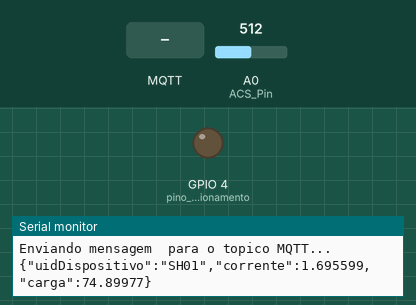
Recording of a sketch running on a simulated ESP8266 (NodeMCU). Shown: output pins drawn as LEDs (lit = HIGH), the last lines printed to the serial monitor. The test bench sets the inputs (shaded band); at power-on: A0 (ACS_Pin) = 512. WiFi joins after 1.5 s; servers stay silent unless stated; storage starts empty; EEPROM starts erased; no MQTT or app messages arrive unless stated.

Above: at 2.7 s.
2.8 s: MQTT message "liga" arrives on the first subscribed topic
At 4.0 s:
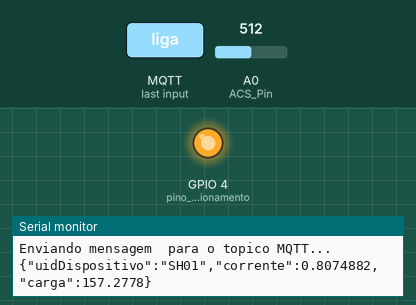
4.3 s: MQTT message "desliga" arrives on the first subscribed topic
At 5.4 s:
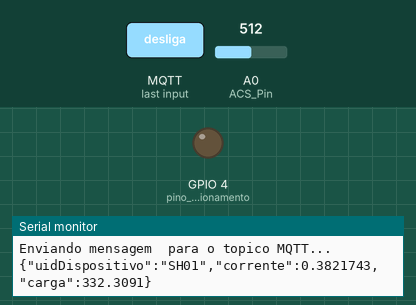
Timing chart, 0 to 7.3 s (numbered marks = the images above; inputs shaded):
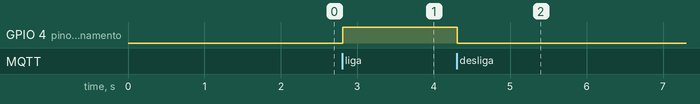

Measured:
- after the input at 2.8 s, GPIO 4 (pino_acionamento): LOW → HIGH at once
- after the input at 4.3 s, GPIO 4 (pino_acionamento): HIGH → LOW at once

The sketch:

sistemaMonitoramento.ino
```cpp
/*
    Projeto: TCC - Smart Home
    Autor: Lucas de Oliveira Pereira
    Nome: Arquivo .ino referente ao sistema presente no microcontrolador ESP8266
    Descrição: código fonte do hardware referente ao sistema de controle e monitoramento elaborado para o trabalho de
    conclusão de curso de Engenharia Eletrônica para a Universidade Tecnológica Federal do Paraná
    Campus Campo Mourão.

*/

#include <FS.h>
#include <ESP8266WiFi.h> //https://github.com/esp8266/Arduino
#include <DNSServer.h>
#include <ESP8266WebServer.h>
#include <WiFiManager.h>  //https://github.com/lucsoliveira/WifiManager-PT-BR-ESP8266-
#include <ArduinoJson.h>  //https://github.com/bblanchon/ArduinoJson
#include <PubSubClient.h> //https://github.com/knolleary/pubsubclient
#include <EEPROM.h>
#include <Filters.h> //Necessária para o calculo RMS dos valores ADC

#define DEBUG                 //Se descomentar esta linha vai habilitar a 'impressão' na porta serial
#define uidDispositivo "SH01" //Tópico SUB MQTT

//MQTT
#define servidor_mqtt "192.168.0.187" //URL do servidor MQTT
#define servidor_mqtt_porta "21494"   //Porta do servidor (a mesma deve ser informada na variável abaixo)
#define servidor_mqtt_usuario "tcc2"  //Usuário
#define servidor_mqtt_senha "tcc2"    //Senha

#define mqtt_topico_sub "SH01/pincmd"    //Tópico SUB MQTT
#define mqtt_topico_pub_sync "SH01/sync" //Tópico PUB SYNC MQTT
#define mqtt_topico_pub "SH01/corrente"  //Tópico PUB MQTT

//Declaração do pino que será utilizado e a memória alocada para armazenar o status deste pino na EEPROM
#define memoria_alocada 4 //Define o quanto sera alocado na EEPROM

//Declaração dos pinos ADC e Saida Digital
#define pino_acionamento 4 //Pino que executara a acao dado no topico SUB

/* Sensor de Corrente */
#define ACS_Pin A0 //Sensor data pin on A0 analog input

float ACS_Value; //Here we keep the raw data valuess
int tensaoTeste = 127;

float frequenciaTeste = 60;
float windowLength = 40.0 / frequenciaTeste; // how long to average the signal, for statistist
float ruido = 0.065;                         // ajustado sem carga
float calibracao = 0.02243902439024390244;    //obtido em comparacao com o ferro de solda e o amperimetro, outro numero com bons resultados: 0.0215726458850178

//Veirifar a que melhor funcione no dispositivo:
//c1 = 0.0215726458850178
//c2 = 0.02243902439024390244
//c3 = 0,02356818181818181818
//c4 = 0,02556818181818181818

float Amps_TRMS; // estimativa da corrente atual
float carga;     //em Ohms

unsigned long startMillis;          //some global variables available anywhere in the program
unsigned long startMillisEnvioMQTT; //some global variables available anywhere in the program

unsigned long currentMillis, currentMillisEnvioMQTT;
const unsigned long period = 1000;   //the value is a number of milliseconds
unsigned long tempoDeAmostra = 1000; // em milliseconds
unsigned long anteriorMillis = 0;
RunningStatistics inputStats;
/* Sensor de Amostra */

/* Instâncias Wifi e MQTT */
WiFiClient espClient;
PubSubClient client(espClient);
/* Fim Insntâncias */

/* Outras configurações */
uint8_t statusAnt = 0;      //Variável que armazenará o status do pino que foi gravado anteriormente na EEPROM
bool precisaSalvar = false; //Flag para salvar os dados
const int delayPublicacao = 1000;

/* Fim outras configurações */

//Função para imprimir na porta serial
void imprimirSerial(bool linha, String mensagem)
{
#ifdef DEBUG
  if (linha)
  {
    Serial.println(mensagem);
  }
  else
  {
    Serial.print(mensagem);
  }
#endif
}

//Função de retorno para notificar sobre a necessidade de salvar as configurações
void precisaSalvarCallback()
{
  imprimirSerial(true, "As configuracoes tem que ser salvas.");
  precisaSalvar = true;
}

//Função que reconecta ao servidor MQTT
void reconectar()
{
  //Repete até conectar
  while (!client.connected())
  {
    imprimirSerial(false, "Tentando conectar ao servidor MQTT...");
    bool conectado = strlen(servidor_mqtt_usuario) > 0 ? client.connect("SH01Client", servidor_mqtt_usuario, servidor_mqtt_senha) : client.connect("SH01Client");
    if (conectado)
    {
      imprimirSerial(true, "Conectado!");
      //Subscreve para monitorar os comandos recebidos
      client.subscribe(mqtt_topico_sub, 1); //QoS 1
    }
    else
    {
      imprimirSerial(false, "Falhou ao tentar conectar. Codigo: ");
      imprimirSerial(false, String(client.state()).c_str());
      imprimirSerial(true, " tentando novamente em 2 segundos");
      //Aguarda 2 segundos para tentar novamente
      delay(2000);
    }
  }
}

//Função que verifica qual foi o último status do pino antes do ESP ser desligado
void lerStatusAnteriorPino()
{
  EEPROM.begin(memoria_alocada); //Aloca o espaco definido na memoria
  statusAnt = EEPROM.read(0);    //Le o valor armazenado na EEPROM e passa para a variável "statusAnt"
  if (statusAnt > 1)
  {
    statusAnt = 0; //Provavelmente é a primeira leitura da EEPROM, passando o valor padrão para o pino.
    EEPROM.write(0, statusAnt);
  }
  digitalWrite(pino_acionamento, statusAnt);
  EEPROM.end();
}

//Função que grava status do pino na EEPROM
void gravarStatusPino(uint8_t statusPino)
{
  EEPROM.begin(memoria_alocada);
  EEPROM.write(0, statusPino);
  EEPROM.end();
}

//Função que será chamada ao receber mensagem do servidor MQTT
void retorno(char *topico, byte *mensagem, unsigned int tamanho)
{
  //Convertendo a mensagem recebida para string
  mensagem[tamanho] = '\0';
  String strMensagem = String((char *)mensagem);
  strMensagem.toLowerCase();
  //float f = s.toFloat();

  imprimirSerial(false, "Mensagem recebida! Topico: ");
  imprimirSerial(false, topico);
  imprimirSerial(false, ". Tamanho: ");
  imprimirSerial(false, String(tamanho).c_str());
  imprimirSerial(false, ". Mensagem: ");
  imprimirSerial(true, strMensagem);

  //Executando o comando solicitado
  imprimirSerial(false, "Status do pino antes de processar o comando: ");
  imprimirSerial(true, String(digitalRead(pino_acionamento)).c_str());

  if (strMensagem == "liga")
  {

    imprimirSerial(true, "Colocando o pino em stado ALTO...");
    digitalWrite(pino_acionamento, HIGH);
    gravarStatusPino(HIGH);
  }

  if (strMensagem == "desliga")
  {
    imprimirSerial(true, "Colocando o pino em stado BAIXO...");
    digitalWrite(pino_acionamento, LOW);
    gravarStatusPino(LOW);
  }

  imprimirSerial(false, "Status do pino depois de processar o comando: ");
  imprimirSerial(true, String(digitalRead(pino_acionamento)).c_str());

  //chama a API de update Sync
  StaticJsonBuffer<300> JSONbuffer;
  JsonObject &JSONencoder = JSONbuffer.createObject();
  JSONencoder["uidDispositivo"] = uidDispositivo;
  JSONencoder["sync"] = 1;

  //client.publish(mqtt_topico_pub, s);

  char JSONmessageBuffer[100];
  JSONencoder.printTo(JSONmessageBuffer, sizeof(JSONmessageBuffer));

  if (client.publish(mqtt_topico_pub_sync, JSONmessageBuffer) == true)
  {
    Serial.println("Publicação postada no tópico.");
  }
  else
  {
    Serial.println("Erro ao enviar mensagem.");
  }

  delay(50);
}

void setup()
{

#ifdef DEBUG
  Serial.begin(9600);
#endif

  imprimirSerial(true, "...");

  //Formatando a memória interna
  //(descomente a linha abaixo enquanto estiver testando e comente ou apague quando estiver pronto)
  //SPIFFS.format();

  pinMode(pino_acionamento, OUTPUT);
  pinMode(ACS_Pin, INPUT); //Define the pin mode

  Serial.begin(115200);
  delay(10);

  Serial.println(F("Init...."));

  //Iniciando o SPIFSS (SPI Flash File System)
  imprimirSerial(true, "Iniciando o SPIFSS (SPI Flash File System)");
  if (SPIFFS.begin())
  {
    imprimirSerial(true, "Sistema de arquivos SPIFSS montado!");
    if (SPIFFS.exists("/config.json"))
    {
      //Arquivo de configuração existe e será lido.
      imprimirSerial(true, "Abrindo o arquivo de configuracao...");
      File configFile = SPIFFS.open("/config.json", "r");
      if (configFile)
      {
        imprimirSerial(true, "Arquivo de configuracao aberto.");
        size_t size = configFile.size();

        //Alocando um buffer para armazenar o conteúdo do arquivo.
        std::unique_ptr<char[]> buf(new char[size]);

        configFile.readBytes(buf.get(), size);
        DynamicJsonBuffer jsonBuffer;
        JsonObject &json = jsonBuffer.parseObject(buf.get());
        json.printTo(Serial);
        if (json.success())
        {
          //Copiando as variáveis salvas previamente no aquivo json para a memória do ESP.
          imprimirSerial(true, "arquivo json analisado.");
          strcpy(servidor_mqtt, json["servidor_mqtt"]);
          strcpy(servidor_mqtt_porta, json["servidor_mqtt_porta"]);
          strcpy(servidor_mqtt_usuario, json["servidor_mqtt_usuario"]);
          strcpy(servidor_mqtt_senha, json["servidor_mqtt_senha"]);
          strcpy(mqtt_topico_sub, json["mqtt_topico_sub"]);
        }
        else
        {
          imprimirSerial(true, "Falha ao ler as configuracoes do arquivo json.");
        }
      }
    }
  }
  else
  {
    imprimirSerial(true, "Falha ao montar o sistema de arquivos SPIFSS.");
  }
  /* FIM SPIFSS */

  //Parâmetros para configuração do MQTT
  WiFiManagerParameter custom_mqtt_server("server", "Servidor MQTT", servidor_mqtt, 40);
  WiFiManagerParameter custom_mqtt_port("port", "Porta", servidor_mqtt_porta, 6);
  WiFiManagerParameter custom_mqtt_user("user", "Usuario", servidor_mqtt_usuario, 20);
  WiFiManagerParameter custom_mqtt_pass("pass", "Senha", servidor_mqtt_senha, 20);
  WiFiManagerParameter custom_mqtt_topic_sub("topic_sub", "Topico para subscrever", mqtt_topico_sub, 30);

  WiFiManager wifiManager;

  //Descomente as linhas abaixo caso seja necessário resetar as configurações de Rede do ESP8266
  /*
  wifiManager.resetSettings();
  ESP.eraseConfig();
  */

  //Definindo a função que informará a necessidade de salvar as configurações
  wifiManager.setSaveConfigCallback(precisaSalvarCallback);

  //Adicionando os parâmetros para conectar ao servidor MQTT
  wifiManager.addParameter(&custom_mqtt_server);
  wifiManager.addParameter(&custom_mqtt_port);
  wifiManager.addParameter(&custom_mqtt_user);
  wifiManager.addParameter(&custom_mqtt_pass);
  wifiManager.addParameter(&custom_mqtt_topic_sub);

  /*
   Busca a wifi salva na memória. Se não conectar, cria o AP.
   */

  if (!wifiManager.autoConnect("AutoConnectAP", "senha123"))
  {
    imprimirSerial(true, "Falha ao conectar. Excedeu o tempo limite para conexao.");
    delay(3000);

    //Reinicia o ESP e tenta novamente ou entra em sono profundo (DeepSleep)
    ESP.reset();
    delay(5000);
  }

  imprimirSerial(true, "Conectado!! :)");

  //Lendo os parâmetros atualizados
  strcpy(servidor_mqtt, custom_mqtt_server.getValue());
  strcpy(servidor_mqtt_porta, custom_mqtt_port.getValue());
  strcpy(servidor_mqtt_usuario, custom_mqtt_user.getValue());
  strcpy(servidor_mqtt_senha, custom_mqtt_pass.getValue());
  strcpy(mqtt_topico_sub, custom_mqtt_topic_sub.getValue());

  //Salvando os parâmetros informados na tela web do WiFiManager
  if (precisaSalvar)
  {
    imprimirSerial(true, "Salvando as configuracoes");
    DynamicJsonBuffer jsonBuffer;
    JsonObject &json = jsonBuffer.createObject();
    json["servidor_mqtt"] = servidor_mqtt;
    json["servidor_mqtt_porta"] = servidor_mqtt_porta;
    json["servidor_mqtt_usuario"] = servidor_mqtt_usuario;
    json["servidor_mqtt_senha"] = servidor_mqtt_senha;
    json["mqtt_topico_sub"] = mqtt_topico_sub;

    File configFile = SPIFFS.open("/config.json", "w");
    if (!configFile)
    {
      imprimirSerial(true, "Houve uma falha ao abrir o arquivo de configuracao para incluir/alterar as configuracoes.");
    }

    json.printTo(Serial);
    json.printTo(configFile);
    configFile.close();
  }

  imprimirSerial(false, "IP: ");
  imprimirSerial(true, WiFi.localIP().toString());

  //Informando ao client do PubSub a url do servidor e a porta.
  int portaInt = atoi(servidor_mqtt_porta);
  client.setServer(servidor_mqtt, portaInt);
  client.setCallback(retorno);

  //Obtendo o status do pino antes do ESP ser desligado
  lerStatusAnteriorPino();

  startMillis = millis();                 //initial start time
  startMillisEnvioMQTT = millis();        //initial start time
  inputStats.setWindowSecs(windowLength); //Set the window length
}

void loop()
{

  if (!client.connected())
  {
    reconectar();
  }
  else
  {

    client.loop();

    /* Cálculo da corrente */

    ACS_Value = analogRead(ACS_Pin); // read the analog in value:
    currentMillis = millis();        //get the current "time" (actually the number of milliseconds since the program started)

    inputStats.input(ACS_Value); // log to Stats function
        //Serial.println("entrou aqui");

    if (currentMillis - startMillis >= period) //test whether the period has elapsed
    {
      Amps_TRMS = calibracao * inputStats.sigma();

      if (Amps_TRMS <= ruido)
      {
        Amps_TRMS = 0;
      }

      if (Amps_TRMS > 0)
      {
        carga = tensaoTeste / Amps_TRMS;
      }
      else
      {
        carga = 0;
      }

      //print console
      Serial.print("Sem calibracao: ");
      Serial.print(inputStats.sigma());
      Serial.print(" | Amps : ");
      Serial.print(Amps_TRMS);
      Serial.print(" | Carga (Ohms): ");
      Serial.println(carga);

      delay(10);

      char s[7];
      sprintf(s, "%f", Amps_TRMS);

      StaticJsonBuffer<300> JSONbuffer;
      JsonObject &JSONencoder = JSONbuffer.createObject();

      JSONencoder["uidDispositivo"] = uidDispositivo;
      JSONencoder["corrente"] = Amps_TRMS;
      if (Amps_TRMS != 0)
      {
        JSONencoder["carga"] = carga; //verificar se o AmpRMS está correto
      }
      else
      {
        JSONencoder["carga"] = 0;
      }

      char JSONmessageBuffer[100];
      JSONencoder.printTo(JSONmessageBuffer, sizeof(JSONmessageBuffer));

      Serial.println("Enviando mensagem  para o topico MQTT...");
      Serial.println(JSONmessageBuffer);
      client.publish(mqtt_topico_pub, JSONmessageBuffer);
      //fim envio ao servidor

      delay(50);
      startMillis = currentMillis; //IMPORTANT to save the start time of the current LED state.
    }
  }
}
```
